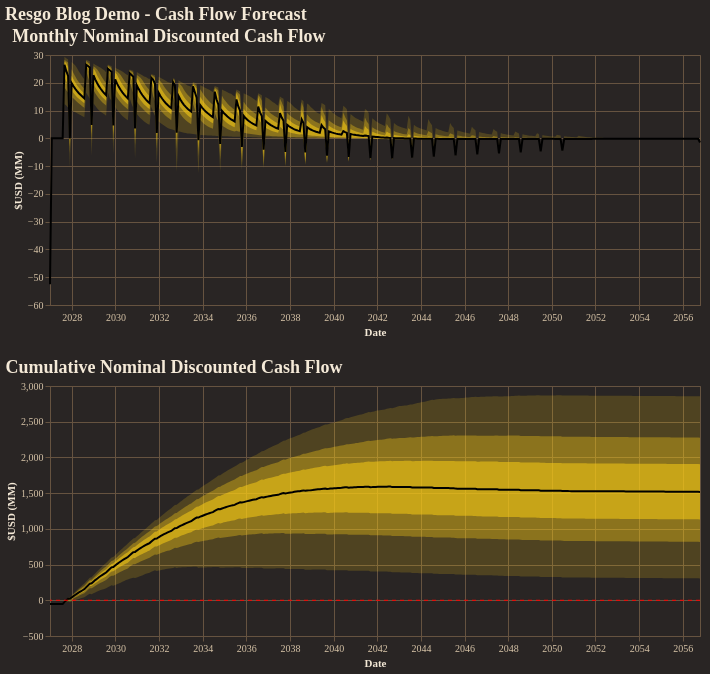

The notebook cell saved with this chart:
### Code cell
fig = reporter.plotter.combined_cash_flow_plot(
    figsize=(650, 250),
    backend=PLOTTING_BACKEND
)
fig.show()

### Figure 1 — Vega-Lite specification as saved in the notebook (floating-point values rounded to 4 significant figures; data arrays with more than 128 entries replaced by an {"elided": "..."} marker saying what was removed)
{"config": {"background": "#292524", "view": {"fill": "#292524", "stroke": "#665340"}, "title": {"color": "#f4e9d7", "font": "Merriweather", "fontSize": 18, "fontWeight": 600, "subtitleColor": "#d5c2a6", "anchor": "start"}, "axis": {"domainColor": "#665340", "gridColor": "#665340", "tickColor": "#665340", "labelColor": "#d5c2a6", "titleColor": "#f4e9d7", "labelFont": "Merriweather", "titleFont": "Merriweather"}, "legend": {"titleColor": "#f4e9d7", "labelColor": "#d5c2a6", "labelFont": "Merriweather", "titleFont": "Merriweather", "orient": "top-right", "symbolType": "circle"}, "header": {"labelColor": "#d5c2a6", "titleColor": "#f4e9d7", "labelFont": "Merriweather", "titleFont": "Merriweather"}, "mark": {"color": "#c78d3b"}, "line": {"color": "#c78d3b"}, "bar": {"color": "#c78d3b"}, "point": {"color": "#ddb06d"}, "area": {"color": "#c78d3b", "opacity": 0.35}, "text": {"color": "#f4e9d7", "font": "Merriweather"}, "range": {"category": ["#5DA5DA", "#F28E2B", "#59C36A", "#E15759", "#B07AA1", "#4ECDC4", "#FF9DA7", "#EDC948"]}}, "vconcat": [{"layer": [{"mark": {"type": "area", "color": "rgba(250, 204, 21, 1.0)", "opacity": 0.18}, "encoding": {"tooltip": [{"field": "date", "title": "Date", "type": "temporal"}, {"field": "p01", "format": ",.2f", "title": "P01", "type": "quantitative"}, {"field": "p10", "format": ",.2f", "title": "P10", "type": "quantitative"}, {"field": "p25", "format": ",.2f", "title": "P25", "type": "quantitative"}, {"field": "p50", "format": ",.2f", "title": "P50", "type": "quantitative"}, {"field": "p75", "format": ",.2f", "title": "P75", "type": "quantitative"}, {"field": "p90", "format": ",.2f", "title": "P90", "type": "quantitative"}, {"field": "p99", "format": ",.2f", "title": "P99", "type": "quantitative"}], "x": {"field": "date", "title": "Date", "type": "temporal"}, "y": {"field": "p01", "title": "$USD (MM)", "type": "quantitative"}, "y2": {"field": "p99"}}}, {"mark": {"type": "area", "color": "rgba(250, 204, 21, 1.0)", "opacity": 0.35}, "encoding": {"tooltip": [{"field": "date", "title": "Date", "type": "temporal"}, {"field": "p01", "format": ",.2f", "title": "P01", "type": "quantitative"}, {"field": "p10", "format": ",.2f", "title": "P10", "type": "quantitative"}, {"field": "p25", "format": ",.2f", "title": "P25", "type": "quantitative"}, {"field": "p50", "format": ",.2f", "title": "P50", "type": "quantitative"}, {"field": "p75", "format": ",.2f", "title": "P75", "type": "quantitative"}, {"field": "p90", "format": ",.2f", "title": "P90", "type": "quantitative"}, {"field": "p99", "format": ",.2f", "title": "P99", "type": "quantitative"}], "x": {"field": "date", "title": "Date", "type": "temporal"}, "y": {"field": "p10", "title": "$USD (MM)", "type": "quantitative"}, "y2": {"field": "p90"}}}, {"mark": {"type": "area", "color": "rgba(250, 204, 21, 1.0)", "opacity": 0.55}, "encoding": {"tooltip": [{"field": "date", "title": "Date", "type": "temporal"}, {"field": "p01", "format": ",.2f", "title": "P01", "type": "quantitative"}, {"field": "p10", "format": ",.2f", "title": "P10", "type": "quantitative"}, {"field": "p25", "format": ",.2f", "title": "P25", "type": "quantitative"}, {"field": "p50", "format": ",.2f", "title": "P50", "type": "quantitative"}, {"field": "p75", "format": ",.2f", "title": "P75", "type": "quantitative"}, {"field": "p90", "format": ",.2f", "title": "P90", "type": "quantitative"}, {"field": "p99", "format": ",.2f", "title": "P99", "type": "quantitative"}], "x": {"field": "date", "title": "Date", "type": "temporal"}, "y": {"field": "p25", "title": "$USD (MM)", "type": "quantitative"}, "y2": {"field": "p75"}}}, {"mark": {"type": "line", "color": "black", "strokeWidth": 2}, "encoding": {"tooltip": [{"field": "date", "title": "Date", "type": "temporal"}, {"field": "p01", "format": ",.2f", "title": "P01", "type": "quantitative"}, {"field": "p10", "format": ",.2f", "title": "P10", "type": "quantitative"}, {"field": "p25", "format": ",.2f", "title": "P25", "type": "quantitative"}, {"field": "p50", "format": ",.2f", "title": "P50", "type": "quantitative"}, {"field": "p75", "format": ",.2f", "title": "P75", "type": "quantitative"}, {"field": "p90", "format": ",.2f", "title": "P90", "type": "quantitative"}, {"field": "p99", "format": ",.2f", "title": "P99", "type": "quantitative"}], "x": {"field": "date", "title": "Date", "type": "temporal"}, "y": {"field": "p50", "title": "$USD (MM)", "type": "quantitative"}}}], "data": {"name": "data-0baf0b700649970033a96337a486158e"}, "height": 250, "title": "Monthly Nominal Discounted Cash Flow", "width": 650}, {"layer": [{"layer": [{"mark": {"type": "area", "color": "rgba(250, 204, 21, 1.0)", "opacity": 0.18}, "encoding": {"tooltip": [{"field": "date", "title": "Date", "type": "temporal"}, {"field": "p01", "format": ",.2f", "title": "P01", "type": "quantitative"}, {"field": "p10", "format": ",.2f", "title": "P10", "type": "quantitative"}, {"field": "p25", "format": ",.2f", "title": "P25", "type": "quantitative"}, {"field": "p50", "format": ",.2f", "title": "P50", "type": "quantitative"}, {"field": "p75", "format": ",.2f", "title": "P75", "type": "quantitative"}, {"field": "p90", "format": ",.2f", "title": "P90", "type": "quantitative"}, {"field": "p99", "format": ",.2f", "title": "P99", "type": "quantitative"}], "x": {"field": "date", "title": "Date", "type": "temporal"}, "y": {"field": "p01", "title": "$USD (MM)", "type": "quantitative"}, "y2": {"field": "p99"}}}, {"mark": {"type": "area", "color": "rgba(250, 204, 21, 1.0)", "opacity": 0.35}, "encoding": {"tooltip": [{"field": "date", "title": "Date", "type": "temporal"}, {"field": "p01", "format": ",.2f", "title": "P01", "type": "quantitative"}, {"field": "p10", "format": ",.2f", "title": "P10", "type": "quantitative"}, {"field": "p25", "format": ",.2f", "title": "P25", "type": "quantitative"}, {"field": "p50", "format": ",.2f", "title": "P50", "type": "quantitative"}, {"field": "p75", "format": ",.2f", "title": "P75", "type": "quantitative"}, {"field": "p90", "format": ",.2f", "title": "P90", "type": "quantitative"}, {"field": "p99", "format": ",.2f", "title": "P99", "type": "quantitative"}], "x": {"field": "date", "title": "Date", "type": "temporal"}, "y": {"field": "p10", "title": "$USD (MM)", "type": "quantitative"}, "y2": {"field": "p90"}}}, {"mark": {"type": "area", "color": "rgba(250, 204, 21, 1.0)", "opacity": 0.55}, "encoding": {"tooltip": [{"field": "date", "title": "Date", "type": "temporal"}, {"field": "p01", "format": ",.2f", "title": "P01", "type": "quantitative"}, {"field": "p10", "format": ",.2f", "title": "P10", "type": "quantitative"}, {"field": "p25", "format": ",.2f", "title": "P25", "type": "quantitative"}, {"field": "p50", "format": ",.2f", "title": "P50", "type": "quantitative"}, {"field": "p75", "format": ",.2f", "title": "P75", "type": "quantitative"}, {"field": "p90", "format": ",.2f", "title": "P90", "type": "quantitative"}, {"field": "p99", "format": ",.2f", "title": "P99", "type": "quantitative"}], "x": {"field": "date", "title": "Date", "type": "temporal"}, "y": {"field": "p25", "title": "$USD (MM)", "type": "quantitative"}, "y2": {"field": "p75"}}}, {"mark": {"type": "line", "color": "black", "strokeWidth": 2}, "encoding": {"tooltip": [{"field": "date", "title": "Date", "type": "temporal"}, {"field": "p01", "format": ",.2f", "title": "P01", "type": "quantitative"}, {"field": "p10", "format": ",.2f", "title": "P10", "type": "quantitative"}, {"field": "p25", "format": ",.2f", "title": "P25", "type": "quantitative"}, {"field": "p50", "format": ",.2f", "title": "P50", "type": "quantitative"}, {"field": "p75", "format": ",.2f", "title": "P75", "type": "quantitative"}, {"field": "p90", "format": ",.2f", "title": "P90", "type": "quantitative"}, {"field": "p99", "format": ",.2f", "title": "P99", "type": "quantitative"}], "x": {"field": "date", "title": "Date", "type": "temporal"}, "y": {"field": "p50", "title": "$USD (MM)", "type": "quantitative"}}}], "data": {"name": "data-7db3899336db56d64712cef77fee65d0"}, "title": "Cumulative Nominal Discounted Cash Flow"}, {"data": {"name": "data-42990c68f268a11fa16682fcd3437a6f"}, "mark": {"type": "rule", "color": "red", "strokeDash": [4, 4]}, "encoding": {"y": {"field": "zero", "type": "quantitative"}}}], "height": 250, "width": 650}], "title": "Resgo Blog Demo - Cash Flow Forecast", "$schema": "https://vega.github.io/schema/vega-lite/v5.20.1.json", "datasets": {"data-0baf0b700649970033a96337a486158e": {"elided": "360 records"}, "data-7db3899336db56d64712cef77fee65d0": {"elided": "360 records"}, "data-42990c68f268a11fa16682fcd3437a6f": [{"zero": 0}]}}
